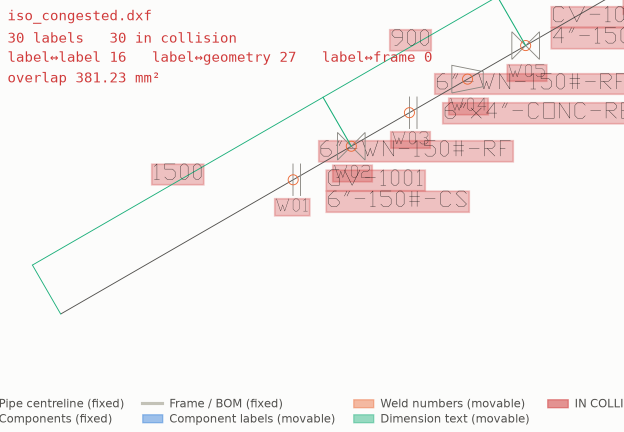
#> input picture isotidypy-plugin/fixtures/before_station.png, 1247 x 864 px (shown at 1/2 size); its folder holds only this picture in this run
$ python -i pipeline.py   (imports and definitions only)
#> lines starting #> are read from the running program, lines starting #| are printed output that depends on the picture
"""
One command, one drawing: DWG in -> tidied DWG out, with the evidence.

    python tools/pipeline.py "real inputs/<file>.dwg" work/545M05 --tag=545M05

What it does, in order:
  1. DWG -> DXF (ODA)
  2. tidy      -- category A: overlap, solved by moving labels, iterated
                  until the FILE stops improving
  3. reroute   -- category B: leader crossings (leader/label/component
                  linework), tail-only, tips frozen, 1-2 elbows
  4. DXF -> DWG, then the DWG is converted BACK and the round-trip file is
     re-audited: every number printed is measured on what ships, not on any
     in-memory claim
  5. the evidence set, all full-sheet:
       <tag>_BEFORE.png / <tag>_AFTER.png    scored renders
       <tag>_DIFF.png (+ _zoom)              old + new drawn together, ringed
       <tag>_MESSMAP_BEFORE/AFTER.png        A-E badges

What it never does:
  - move an arrow tip (hard rule)
  - touch category E symbol clutter -- counted and reported, never "fixed"
  - print "clean" on a partial read: zero mapped labels aborts loudly
"""

from __future__ import annotations

import shutil
import sys

# The console must never kill the pipeline: JP1071 labels contain the
# centreline symbol (U+2104), which Windows' cp1252 stdout cannot encode --
# one print() of a label name crashed two production runs.  Degrade the
# glyph, not the run.
# [5 lines not run here, left out]

import tempfile
from pathlib import Path

sys.path.insert(0, str(Path(__file__).resolve().parents[1]))

from isotidy import DEFAULT_ROLES, JP1071_ROLES, Tuning

from tools.convert import convert
from tools.mess_map import audit, render_map
from tools.reroute import main as reroute_main
from tools.sheet_png import sheet_png
from tools.tidy import tidy
from tools.visual_diff import visual_diff

SITES = {"default": DEFAULT_ROLES, "jp1071": JP1071_ROLES}


def run(src: Path, out_dir: Path, site: str = "jp1071",
        tag: str | None = None, free_move: bool = False) -> dict:
    roles, cfg = SITES[site], Tuning()
    solve_cfg = cfg.free_move() if free_move else cfg
    # REBUILD THE OUTPUT FOLDER, never overwrite into it.  Windows Explorer
    # shows a folder's date as the last ADD/REMOVE inside it, not the last
    # overwrite -- so in-place runs left the folder advertising a stale time
    # while every file in it was new, and the user spent a day unable to
    # tell whether anything had actually been regenerated.
    if out_dir.exists():
        shutil.rmtree(out_dir)
    out_dir.mkdir(parents=True)
    tag = tag or src.stem
    if free_move:
        print(f"[{tag}] FREE MOVE: travel {cfg.w_displacement}->"
              f"{solve_cfg.w_displacement}/mm, drift {cfg.w_distance}->"
              f"{solve_cfg.w_distance}/mm, search {solve_cfg.free_reach} mm."
              f"  Scored with the standard weights.")

    with tempfile.TemporaryDirectory(prefix="isotidy_") as td:
        tmp = Path(td)
        for d in ("in", "dxf", "out", "dwg", "rt"):
            (tmp / d).mkdir()

        # 1. to DXF (or accept a DXF directly)
        if src.suffix.lower() == ".dwg":
            shutil.copy(src, tmp / "in" / src.name)
            made = convert(tmp / "in", tmp / "dxf", "DXF")
            if not made:
                raise SystemExit(f"ODA produced no DXF for {src}")
            src_dxf = out_dir / f"{tag}_ORIGINAL.dxf"
            shutil.copy(made[0], src_dxf)
        else:
            src_dxf = out_dir / f"{tag}_ORIGINAL.dxf"
            shutil.copy(src, src_dxf)

        # 2. overlaps (A)
        print(f"[{tag}] tidy:")
        tidied = tmp / "out" / f"{tag}_tidy.dxf"
        tidy(src_dxf, tidied, site, solve_cfg=solve_cfg)

        # 3. leader defects (B)
        print(f"[{tag}] reroute:")
        final_dxf = tmp / "out" / f"{tag}_tidied.dxf"
        reroute_main(tidied, final_dxf, site)

        # 4. to DWG, round-trip, audit WHAT SHIPS
        shutil.copy(final_dxf, tmp / "dwg" / final_dxf.name)
        made = convert(tmp / "dwg", tmp / "dwg", "DWG")
        if not made:
            raise SystemExit("ODA produced no DWG for the result")
        out_dwg = out_dir / f"{tag}_TIDIED.dwg"
        shutil.copy(made[0], out_dwg)
        convert(tmp / "dwg", tmp / "rt", "DXF")
        rt_dxf = out_dir / f"{tag}_TIDIED.dxf"
        shutil.copy(next((tmp / "rt").glob("*.dxf")), rt_dxf)

        found, notes = audit(rt_dxf, roles, cfg)
        if notes.get("labels", 0) == 0:
            raise SystemExit(
                "REFUSING VERDICT: 0 labels mapped after round-trip -- layer "
                "mismatch or conversion fault, not a clean drawing")

    # 5. evidence, all full-sheet
    print(f"[{tag}] renders:")
    b = sheet_png(src_dxf, out_dir / f"{tag}_BEFORE.png", "BEFORE", site)
    a = sheet_png(rt_dxf, out_dir / f"{tag}_AFTER.png", "AFTER", site,
                  compare_tips_with=src_dxf)
    render_map(src_dxf, out_dir / f"{tag}_MESSMAP_BEFORE.png", site)
    render_map(rt_dxf, out_dir / f"{tag}_MESSMAP_AFTER.png", site)
    print(f"[{tag}] diff image:")
    visual_diff(src_dxf, rt_dxf, out_dir / f"{tag}_DIFF.png", site)

    print(f"\n[{tag}] VERDICT (measured on the round-tripped shipped file):")
    for k in "ABCD":
        print(f"  {k}: {b['counts'][k]:3d} -> {a['counts'][k]:3d}")
    print(f"  E: {a['counts']['E']:3d} flagged - NOT touched "
          f"(awaiting direction)")
    print(f"  overlap {b['overlap']:.2f} -> {a['overlap']:.2f} mm2   "
          f"{a['labels']} labels mapped")
    print(f"  wrote {out_dwg}")
    return {"before": b, "after": a, "dwg": out_dwg}


# [10 lines not run here, left out]

>>> import cv2
>>> picture = cv2.imread('../fixtures/before_station.png', cv2.IMREAD_GRAYSCALE)
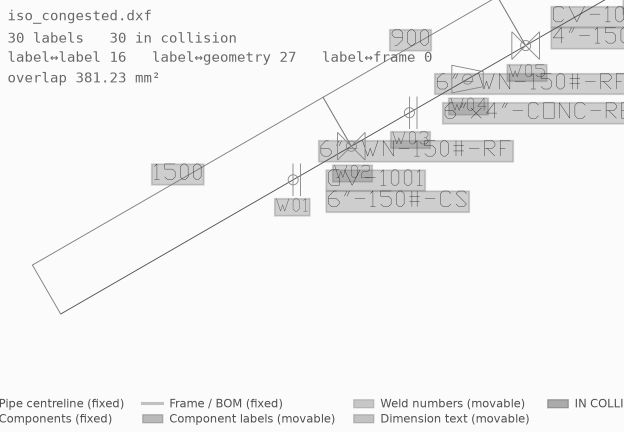
#> picture: shape (864, 1247) (shown at 1/2 size); min 15, max 251, mean 242
>>> result = run(picture, 'out.png')
#> (the run stopped early here; a loop or call above may not have finished)
